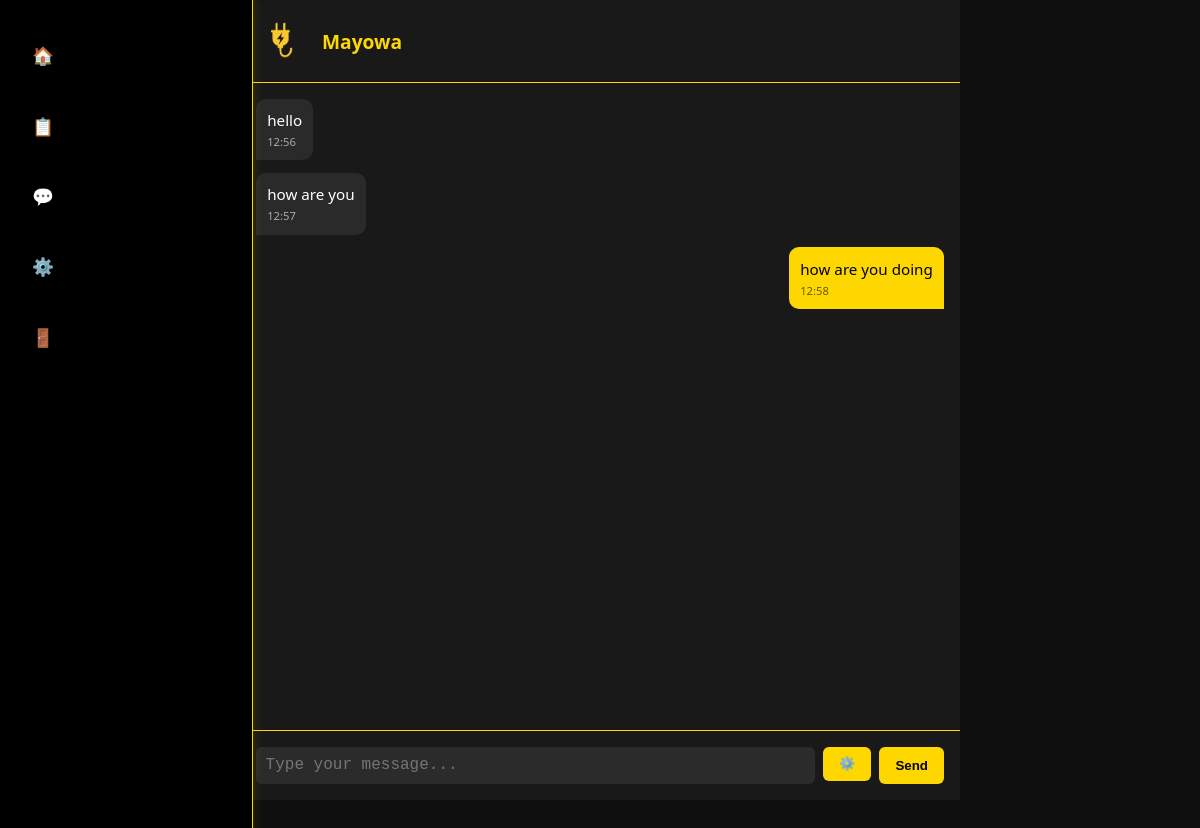
The page /engineer/chat/3/ (signed in) on the database as committed earlier.
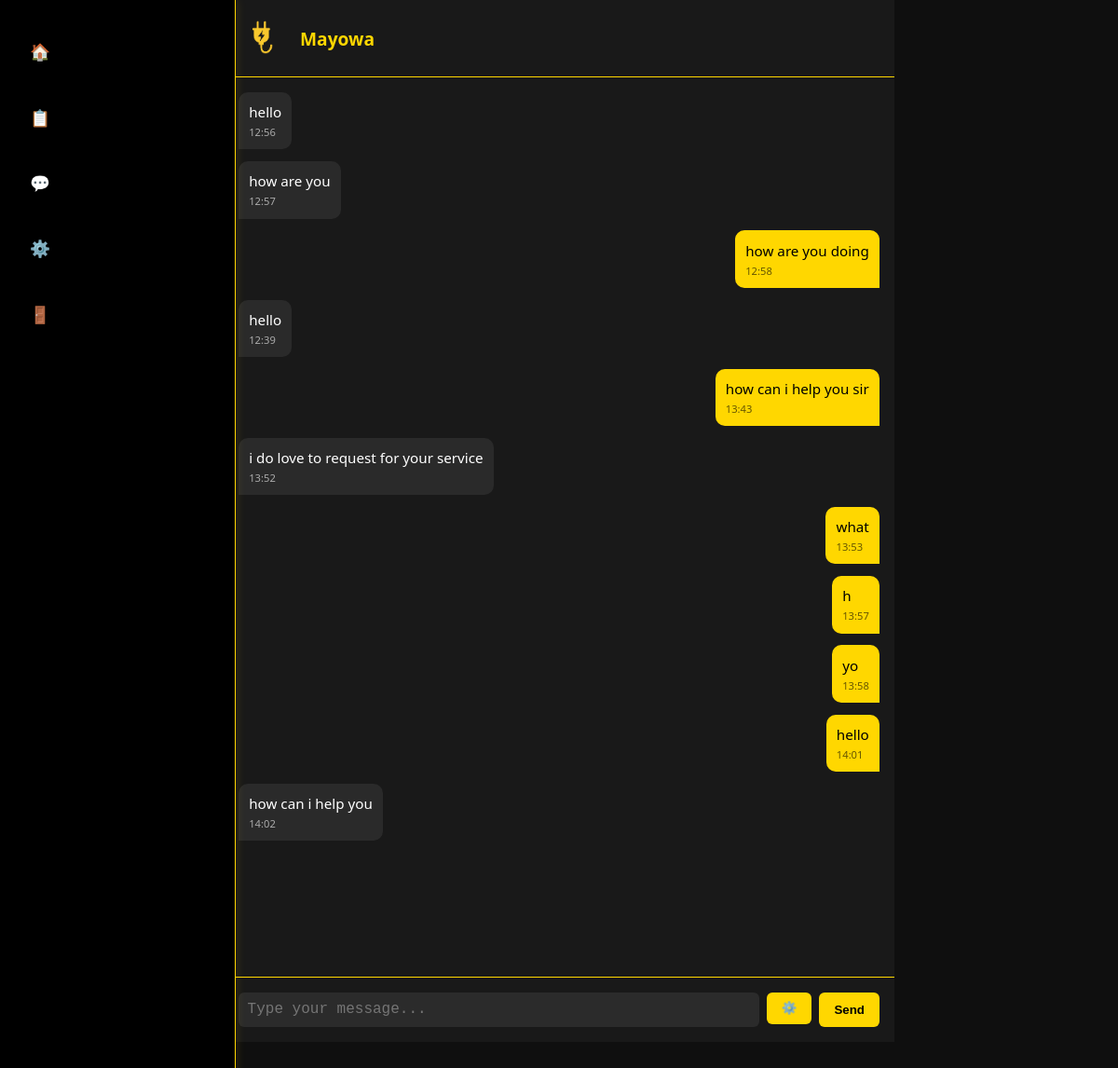
The same page on the database as committed later.
### myapp/models.py (models this page shows)
class Message(models.Model):
    chat = models.ForeignKey(ChatSession, on_delete=models.CASCADE, related_name='messages')
    sender = models.ForeignKey(User, on_delete=models.CASCADE)
    content = models.TextField(blank=True)
    image = models.ImageField(upload_to='chat_images/', blank=True, null=True)
    audio = models.FileField(upload_to='chat_audio/', blank=True, null=True)
    location = models.CharField(max_length=255, blank=True, null=True)
    timestamp = models.DateTimeField(auto_now_add=True)
    Longtitude = models.FloatField(null=True, blank=True)
    Latitude = models.FloatField(null=True, blank=True)

### myapp/views.py (the view)
# urls.py: path('engineer/chat/<int:customer_id>/', views.engineer_chat_screen, name='engineer_chat_screen'),
@login_required
def engineer_chat_screen(request, customer_id):
    user = request.user
    customer = get_object_or_404(User, id=customer_id)
    chat, created = ChatSession.objects.get_or_create(customer=customer, engineer=user)
    messages = chat.messages.order_by('timestamp')
    try:
        engineer_profile = user.engineer_profile
    except EngineerProfile.DoesNotExist:
        engineer_profile = None
    return render(request, 'engineer_chat/engineer_chat_screen.html', {
        'chat': chat,
        'messages': messages,
        'engineer_profile': engineer_profile,
        'customer': customer
    })

### myapp/templates/engineer_chat/engineer_chat_screen.html (shortened to what this page needs)
{% load static %}
<!DOCTYPE html>
<html lang="en">
<head>
</head>
<body>
<div class="chat-container">
  <div class="chat-header">
    <img src="{% if customer.customer_profile.avatar %}{{ customer.customer_profile.avatar.url }}{% else %}{% static 'images/logo.png' %}{% endif %}" alt="Avatar">
    <h2>{{ customer.username|title }}</h2>
  </div>
  <div class="chat-box" id="chat-box">
    {% for message in messages %}
      <div class="message {% if message.sender == request.user %}sent{% else %}received{% endif %}">
        {{ message.content }}
        <span class="timestamp">{{ message.timestamp|date:"H:i" }}</span>
      </div>
    {% empty %}
      <p style="text-align: center; opacity: 0.5;">No messages yet.</p>
    {% endfor %}
  </div>
  <form method="POST" action="{% url 'send_engineer_message' chat.id %}" class="chat-form">
    <textarea name="content" rows="1" placeholder="Type your message..." required></textarea>
    <div class="action-menu" style="position:relative;">
      <button type="button" onclick="toggleActionMenu()">⚙️</button>
    </div>
    <button type="submit">Send</button>
  </form>
</div>
<br><br><br>
{% include 'partials/engineer_tabs.html' %}
</body>
</html>

### myapp/templates/partials/engineer_tabs.html (shortened to what this page needs)
<div class="tabs">
  <a href="{% url 'engineer_dashboard' %}" class="tab">🏠</a>
  <a href="{% url 'engineer_job_list' %}" class="tab">📋</a>
  <a href="{% url 'engineer_chat_box' %}" class="tab">💬</a>
  <a href="{% url 'settings_engineer' %}" class="tab">⚙️</a>
  <a href="{% url 'engineer_logout' %}" class="tab">🚪 </a>
</div>

### myapp/templates/engineer_chat/engineer_chat_screen.html (style rules this page uses)
body { margin: 0; background-color: #0f0f0f; font-family: 'Segoe UI', sans-serif; color: white; }
.chat-container { max-width: 720px; margin: auto; display: flex; flex-direction: column; height: 100vh; }
.chat-header { display: flex; align-items: center; gap: 1rem; padding: 1rem; background: rgba(30, 30, 30, 0.7); backdrop-filter: blur(10px); border-bottom: 1px solid #FFD700; }
.chat-header img { width: 50px; height: 50px; border-radius: 50%; object-fit: cover; }
.chat-header h2 { margin: 0; font-size: 1.2rem; color: #FFD700; }
.chat-box { flex: 1; padding: 1rem; background: #191919; overflow-y: auto; display: flex; flex-direction: column; gap: 0.8rem; }
.message { max-width: 70%; padding: 0.7rem; border-radius: 10px; font-size: 0.95rem; position: relative; }
.message.sent { align-self: flex-end; background-color: #FFD700; color: #000; border-bottom-right-radius: 0; }
.message.received { align-self: flex-start; background-color: #2a2a2a; color: #fff; border-bottom-left-radius: 0; }
.timestamp { display: block; font-size: 0.7rem; margin-top: 4px; opacity: 0.6; }
.chat-form { display: flex; padding: 1rem; background: rgba(30, 30, 30, 0.7); backdrop-filter: blur(10px); border-top: 1px solid #FFD700; gap: 0.5rem; }
.chat-form textarea { flex: 1; resize: none; background: #2b2b2b; color: white; border: none; border-radius: 6px; padding: 0.6rem; font-size: 1rem; }
.chat-form button { background-color: #FFD700; color: black; border: none; padding: 0.6rem 1rem; border-radius: 6px; font-weight: bold; cursor: pointer; }

### myapp/templates/partials/engineer_tabs.html (style rules this page uses)
.tabs { position: fixed; background: #000; z-index: 100; width: 100%; bottom: 0; left: 0; display: flex; justify-content: space-around; padding: 0.8rem 0; border-top: 1px solid #FFD700; }
.tab { color: #FFD700; text-decoration: none; font-size: 1rem; font-weight: 500; display: flex; align-items: center; gap: 0.5rem; }
@media screen and (min-width: 768px) { .tabs { top: 0; bottom: auto; left: 0; height: 100vh; width: 220px; flex-direction: column; align-items: flex-start; justify-content: flex-start; border-top: none; border-right: 1px solid #FFD700; padding: 2rem 1rem; gap: 1.5rem; box-shadow: 2px 0 10px rgba(255, 215, 0, 0.1); } }
@media screen and (min-width: 768px) { .tab { width: 100%; font-size: 1.1rem; padding: 0.7rem 1rem; border-radius: 8px; transition: background 0.2s ease; } }

Rows that differ between the two databases and show on the page:
added Message: content "hello", timestamp "12:39"
added Message: content "how can i help you sir", timestamp "13:43"
added Message: content "i do love to request for your service", timestamp "13:52"
added Message: content "what", timestamp "13:53"
added Message: content "h", timestamp "13:57"
added Message: content "yo", timestamp "13:58"
added Message: content "hello", timestamp "14:01"
added Message: content "how can i help you", timestamp "14:02"
